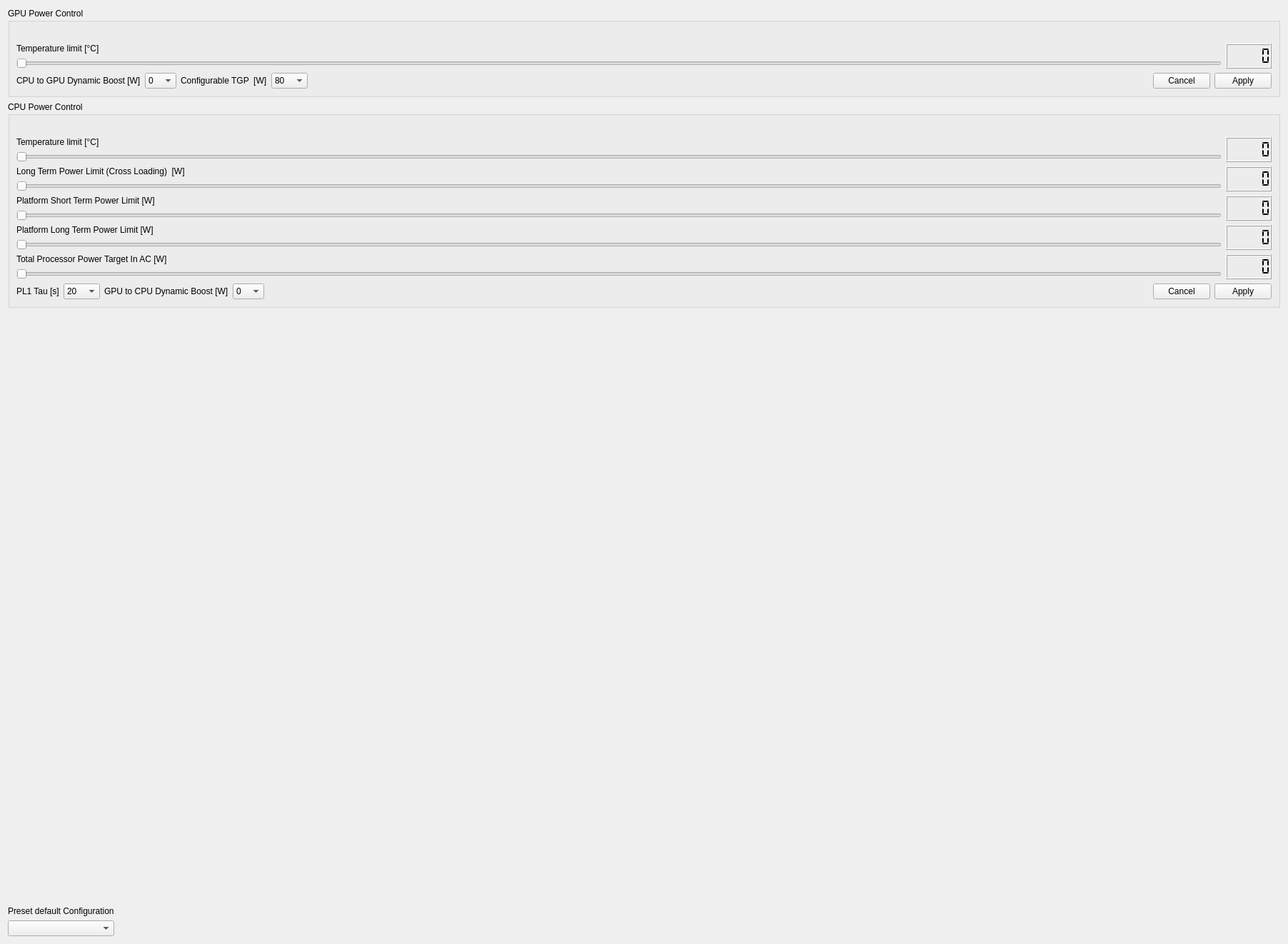
<?xml version="1.0" encoding="UTF-8"?>
<ui version="4.0">
 <class>PowerControl</class>
 <widget class="QWidget" name="PowerControl">
  <property name="geometry">
   <rect>
    <x>0</x>
    <y>0</y>
    <width>1804</width>
    <height>1322</height>
   </rect>
  </property>
  <property name="minimumSize">
   <size>
    <width>0</width>
    <height>0</height>
   </size>
  </property>
  <property name="windowTitle">
   <string>Form</string>
  </property>
  <layout class="QVBoxLayout" name="verticalLayout_2">
   <item>
    <widget class="QGroupBox" name="groupBox_GPUPowerControl">
     <property name="title">
      <string>GPU Power Control </string>
     </property>
     <layout class="QVBoxLayout" name="verticalLayout_21">
      <property name="topMargin">
       <number>30</number>
      </property>
      <item>
       <layout class="QHBoxLayout" name="horizontalLayout_PowerControl">
        <item>
         <layout class="QVBoxLayout" name="verticalLayoutPowerControl_2">
          <item>
           <widget class="QLabel" name="label_GPUTempLimitPowerControl">
            <property name="toolTip">
             <string>When the graphics card reaches the temperature set in the thermal wall, it will automatically limit the frequency to control the temperature; this option
can be used to limit the power consumption of the GPU.</string>
            </property>
            <property name="text">
             <string>Temperature limit [°C]</string>
            </property>
           </widget>
          </item>
          <item>
           <widget class="QSlider" name="horizontalSlider_GPUTempLimitPowerControl">
            <property name="minimum">
             <number>75</number>
            </property>
            <property name="maximum">
             <number>87</number>
            </property>
            <property name="orientation">
             <enum>Qt::Orientation::Horizontal</enum>
            </property>
           </widget>
          </item>
         </layout>
        </item>
        <item>
         <widget class="QLCDNumber" name="lcdNumber_GPUTempLimitPowerControl">
          <property name="segmentStyle">
           <enum>QLCDNumber::SegmentStyle::Flat</enum>
          </property>
         </widget>
        </item>
       </layout>
      </item>
      <item>
       <layout class="QHBoxLayout" name="horizontalLayoutPowerControl_6">
        <item>
         <layout class="QHBoxLayout" name="horizontalLayoutPowerControl_7">
          <item>
           <layout class="QHBoxLayout" name="horizontalLayoutPowerControl_8">
            <item>
             <widget class="QLabel" name="label_GPUBoostClockPowerControl">
              <property name="toolTip">
               <string>This is the maximum additional power that can be allocated to the GPU from the CPU based on CPU usage. The higher the value, the better the
performance of applications that use the GPU.</string>
              </property>
              <property name="text">
               <string>CPU to GPU Dynamic Boost [W]</string>
              </property>
             </widget>
            </item>
            <item>
             <widget class="QComboBox" name="comboBox_GPUBoostClockPowerControl">
              <item>
               <property name="text">
                <string>0</string>
               </property>
              </item>
              <item>
               <property name="text">
                <string>15</string>
               </property>
              </item>
              <item>
               <property name="text">
                <string>20</string>
               </property>
              </item>
              <item>
               <property name="text">
                <string>25</string>
               </property>
              </item>
             </widget>
            </item>
           </layout>
          </item>
          <item>
           <layout class="QHBoxLayout" name="horizontalLayoutPowerControl_9">
            <item>
             <widget class="QLabel" name="label_GPUTargetPowerPowerControl">
              <property name="toolTip">
               <string>The additional amount of power consumption that can be allocated on top of the graphics card base power consumption; the higher the
consumption, the stronger the graphics card performance, and the greater heat dissipation capacity required.</string>
              </property>
              <property name="text">
               <string>Configurable TGP  [W]</string>
              </property>
             </widget>
            </item>
            <item>
             <widget class="QComboBox" name="comboBox_GPUTargetPowerPowerControl">
              <item>
               <property name="text">
                <string>80</string>
               </property>
              </item>
              <item>
               <property name="text">
                <string>100</string>
               </property>
              </item>
              <item>
               <property name="text">
                <string>120</string>
               </property>
              </item>
              <item>
               <property name="text">
                <string>140</string>
               </property>
              </item>
              <item>
               <property name="text">
                <string>150</string>
               </property>
              </item>
             </widget>
            </item>
           </layout>
          </item>
         </layout>
        </item>
        <item>
         <spacer name="horizontalSpacer_PowerControl">
          <property name="orientation">
           <enum>Qt::Orientation::Horizontal</enum>
          </property>
          <property name="sizeHint" stdset="0">
           <size>
            <width>40</width>
            <height>20</height>
           </size>
          </property>
         </spacer>
        </item>
        <item>
         <layout class="QHBoxLayout" name="horizontalLayoutPowerControl_10">
          <item>
           <widget class="QPushButton" name="pushButton_GPUPowerControlCancel">
            <property name="text">
             <string>Cancel</string>
            </property>
           </widget>
          </item>
          <item>
           <widget class="QPushButton" name="pushButton_GPUPowerControlApply">
            <property name="text">
             <string>Apply</string>
            </property>
           </widget>
          </item>
         </layout>
        </item>
       </layout>
      </item>
     </layout>
    </widget>
   </item>
   <item>
    <widget class="QGroupBox" name="groupBox_CPUPowerControl">
     <property name="title">
      <string>CPU Power Control</string>
     </property>
     <property name="flat">
      <bool>true</bool>
     </property>
     <layout class="QVBoxLayout" name="verticalLayout_11">
      <property name="topMargin">
       <number>30</number>
      </property>
      <item>
       <layout class="QHBoxLayout" name="horizontalLayoutPowerControl_5">
        <item>
         <layout class="QVBoxLayout" name="verticalLayout_PowerControl_5">
          <item>
           <widget class="QLabel" name="label_CPUTempLimitPowerControl">
            <property name="toolTip">
             <string>When the core reaches the temperature set in the thermal wall, it will automatically limit the frequency to control the temperature; this option can be
used to limit the power consumption of the CPU.</string>
            </property>
            <property name="text">
             <string>Temperature limit [°C]</string>
            </property>
           </widget>
          </item>
          <item>
           <widget class="QSlider" name="horizontalSlider_CPUTempLimitPowerControl">
            <property name="minimum">
             <number>85</number>
            </property>
            <property name="maximum">
             <number>100</number>
            </property>
            <property name="orientation">
             <enum>Qt::Orientation::Horizontal</enum>
            </property>
           </widget>
          </item>
         </layout>
        </item>
        <item>
         <widget class="QLCDNumber" name="lcdNumber_CPUTempLimitPowerControl">
          <property name="segmentStyle">
           <enum>QLCDNumber::SegmentStyle::Flat</enum>
          </property>
         </widget>
        </item>
       </layout>
      </item>
      <item>
       <layout class="QHBoxLayout" name="horizontalLayout_PowerControl_4">
        <item>
         <layout class="QVBoxLayout" name="verticalLayout_PowerControl_4">
          <item>
           <widget class="QLabel" name="label_CrossLPowerLimitPowerControl">
            <property name="toolTip">
             <string>The setting value of maximum CPU power consumption when CPU and GPU are simultaneously fully loaded; the higher the value, the stronger the
CPU performance, and the greater heat dissipation capacity required.</string>
            </property>
            <property name="text">
             <string>Long Term Power Limit (Cross Loading)  [W]</string>
            </property>
           </widget>
          </item>
          <item>
           <widget class="QSlider" name="horizontalSlider_CrossLPowerLimitPowerControl">
            <property name="minimum">
             <number>20</number>
            </property>
            <property name="maximum">
             <number>110</number>
            </property>
            <property name="orientation">
             <enum>Qt::Orientation::Horizontal</enum>
            </property>
           </widget>
          </item>
         </layout>
        </item>
        <item>
         <widget class="QLCDNumber" name="lcdNumber_CrossLPowerLimitPowerControl">
          <property name="segmentStyle">
           <enum>QLCDNumber::SegmentStyle::Flat</enum>
          </property>
         </widget>
        </item>
       </layout>
      </item>
      <item>
       <layout class="QHBoxLayout" name="horizontalLayoutPowerControl_4">
        <item>
         <layout class="QVBoxLayout" name="verticalLayoutPowerControl">
          <item>
           <widget class="QLabel" name="label_STPowerLimitPowerControl">
            <property name="toolTip">
             <string>The peak power consumption that can be reached within a short time with pure CPU or AMD Smart Shift System load. The higher the value, the higher
the instantaneous performance of the CPU or System.</string>
            </property>
            <property name="text">
             <string>Platform Short Term Power Limit [W]</string>
            </property>
           </widget>
          </item>
          <item>
           <widget class="QSlider" name="horizontalSlider_STPowerLimitPowerControl">
            <property name="minimum">
             <number>55</number>
            </property>
            <property name="maximum">
             <number>190</number>
            </property>
            <property name="orientation">
             <enum>Qt::Orientation::Horizontal</enum>
            </property>
           </widget>
          </item>
         </layout>
        </item>
        <item>
         <widget class="QLCDNumber" name="lcdNumber_STPowerLimitPowerControl">
          <property name="segmentStyle">
           <enum>QLCDNumber::SegmentStyle::Flat</enum>
          </property>
         </widget>
        </item>
       </layout>
      </item>
      <item>
       <layout class="QHBoxLayout" name="horizontalLayout_PowerControl_3">
        <item>
         <layout class="QVBoxLayout" name="verticalLayout_PowerControl_3">
          <item>
           <widget class="QLabel" name="label_LTPowerLimitPowerControl">
            <property name="toolTip">
             <string>The setting value of maximum power consumption during continuous operation with pure CPU or AMD Smart Shift System load. The higher the value,
the greater the performance of the CPU or System and the greater heat dissipation capacity required.</string>
            </property>
            <property name="text">
             <string>Platform Long Term Power Limit [W] </string>
            </property>
           </widget>
          </item>
          <item>
           <widget class="QSlider" name="horizontalSlider_LTPowerLimitPowerControl">
            <property name="minimum">
             <number>30</number>
            </property>
            <property name="maximum">
             <number>140</number>
            </property>
            <property name="orientation">
             <enum>Qt::Orientation::Horizontal</enum>
            </property>
           </widget>
          </item>
         </layout>
        </item>
        <item>
         <widget class="QLCDNumber" name="lcdNumber_LTPowerLimitPowerControl">
          <property name="smallDecimalPoint">
           <bool>false</bool>
          </property>
          <property name="segmentStyle">
           <enum>QLCDNumber::SegmentStyle::Flat</enum>
          </property>
         </widget>
        </item>
       </layout>
      </item>
      <item>
       <layout class="QHBoxLayout" name="horizontalLayout_PowerControl_2">
        <item>
         <layout class="QVBoxLayout" name="verticalLayout_PowerControl_2">
          <item>
           <widget class="QLabel" name="label_PowerTargetInACPowerControl">
            <property name="toolTip">
             <string>The point at which the CPU triggers dynamic power consumption adjustment for the graphics card. Use this point as the setting value at which CPU
and GPU dynamic power allocation begins.</string>
            </property>
            <property name="text">
             <string>Total Processor Power Target In AC [W]</string>
            </property>
           </widget>
          </item>
          <item>
           <widget class="QSlider" name="horizontalSlider_PowerTargetInACPowerControl">
            <property name="minimum">
             <number>10</number>
            </property>
            <property name="maximum">
             <number>110</number>
            </property>
            <property name="orientation">
             <enum>Qt::Orientation::Horizontal</enum>
            </property>
           </widget>
          </item>
         </layout>
        </item>
        <item>
         <widget class="QLCDNumber" name="lcdNumber_PowerTargetInACPowerControl">
          <property name="segmentStyle">
           <enum>QLCDNumber::SegmentStyle::Flat</enum>
          </property>
         </widget>
        </item>
       </layout>
      </item>
      <item>
       <layout class="QHBoxLayout" name="horizontalLayoutPowerControl">
        <item>
         <layout class="QHBoxLayout" name="horizontalLayoutPowerControl_2">
          <item>
           <widget class="QLabel" name="label_PL1TauPowerControl">
            <property name="maximumSize">
             <size>
              <width>16777215</width>
              <height>16777215</height>
             </size>
            </property>
            <property name="toolTip">
             <string>PL1 power consumption start time.</string>
            </property>
            <property name="text">
             <string>PL1 Tau [s]</string>
            </property>
           </widget>
          </item>
          <item>
           <widget class="QComboBox" name="comboBox_PL1TauPowerControl">
            <property name="sizeAdjustPolicy">
             <enum>QComboBox::SizeAdjustPolicy::AdjustToContents</enum>
            </property>
            <property name="placeholderText">
             <string/>
            </property>
            <property name="frame">
             <bool>true</bool>
            </property>
            <item>
             <property name="text">
              <string>20</string>
             </property>
            </item>
            <item>
             <property name="text">
              <string>24</string>
             </property>
            </item>
            <item>
             <property name="text">
              <string>28</string>
             </property>
            </item>
            <item>
             <property name="text">
              <string>32</string>
             </property>
            </item>
            <item>
             <property name="text">
              <string>40</string>
             </property>
            </item>
            <item>
             <property name="text">
              <string>48</string>
             </property>
            </item>
            <item>
             <property name="text">
              <string>56</string>
             </property>
            </item>
            <item>
             <property name="text">
              <string>64</string>
             </property>
            </item>
            <item>
             <property name="text">
              <string>80</string>
             </property>
            </item>
            <item>
             <property name="text">
              <string>96</string>
             </property>
            </item>
            <item>
             <property name="text">
              <string>112</string>
             </property>
            </item>
            <item>
             <property name="text">
              <string>128</string>
             </property>
            </item>
            <item>
             <property name="text">
              <string>160</string>
             </property>
            </item>
           </widget>
          </item>
         </layout>
        </item>
        <item>
         <layout class="QHBoxLayout" name="horizontalLayoutPowerControl_3">
          <item>
           <widget class="QLabel" name="label_CPUBoostPowerControl">
            <property name="toolTip">
             <string>This is the maximum additional power that can be allocated to the CPU from the GPU based on CPU usage. The higher the value, the better the
performance of applications that use the CPU.</string>
            </property>
            <property name="text">
             <string>GPU to CPU Dynamic Boost [W]</string>
            </property>
           </widget>
          </item>
          <item>
           <widget class="QComboBox" name="comboBox_CPUBoostPowerControl">
            <item>
             <property name="text">
              <string>0</string>
             </property>
            </item>
            <item>
             <property name="text">
              <string>5</string>
             </property>
            </item>
            <item>
             <property name="text">
              <string>10</string>
             </property>
            </item>
            <item>
             <property name="text">
              <string>15</string>
             </property>
            </item>
           </widget>
          </item>
         </layout>
        </item>
        <item>
         <spacer name="horizontalSpacerPowerControl">
          <property name="orientation">
           <enum>Qt::Orientation::Horizontal</enum>
          </property>
          <property name="sizeHint" stdset="0">
           <size>
            <width>40</width>
            <height>20</height>
           </size>
          </property>
         </spacer>
        </item>
        <item>
         <layout class="QHBoxLayout" name="horizontalLayout_PowerControl_5">
          <item>
           <widget class="QPushButton" name="pushButton_CPUPwoerControlCancel">
            <property name="text">
             <string>Cancel</string>
            </property>
           </widget>
          </item>
          <item>
           <widget class="QPushButton" name="pushButton_CPUPowerControlApply">
            <property name="text">
             <string>Apply</string>
            </property>
           </widget>
          </item>
         </layout>
        </item>
       </layout>
      </item>
     </layout>
    </widget>
   </item>
   <item>
    <spacer name="verticalSpacer_PowerControl">
     <property name="orientation">
      <enum>Qt::Orientation::Vertical</enum>
     </property>
     <property name="sizeHint" stdset="0">
      <size>
       <width>20</width>
       <height>664</height>
      </size>
     </property>
    </spacer>
   </item>
   <item>
    <layout class="QHBoxLayout" name="horizontalLayou_PresetConfiguration">
     <item>
      <layout class="QVBoxLayout" name="verticalLayout_PresetConfiguration">
       <item>
        <widget class="QLabel" name="label_PresetConfiguration">
         <property name="text">
          <string>Preset default Configuration</string>
         </property>
        </widget>
       </item>
       <item>
        <widget class="QComboBox" name="comboBox_PresetConfiguration"/>
       </item>
      </layout>
     </item>
     <item>
      <spacer name="horizontalSpacer_PresetConfiguration">
       <property name="orientation">
        <enum>Qt::Orientation::Horizontal</enum>
       </property>
       <property name="sizeHint" stdset="0">
        <size>
         <width>40</width>
         <height>20</height>
        </size>
       </property>
      </spacer>
     </item>
    </layout>
   </item>
  </layout>
 </widget>
 <resources/>
 <connections/>
</ui>
